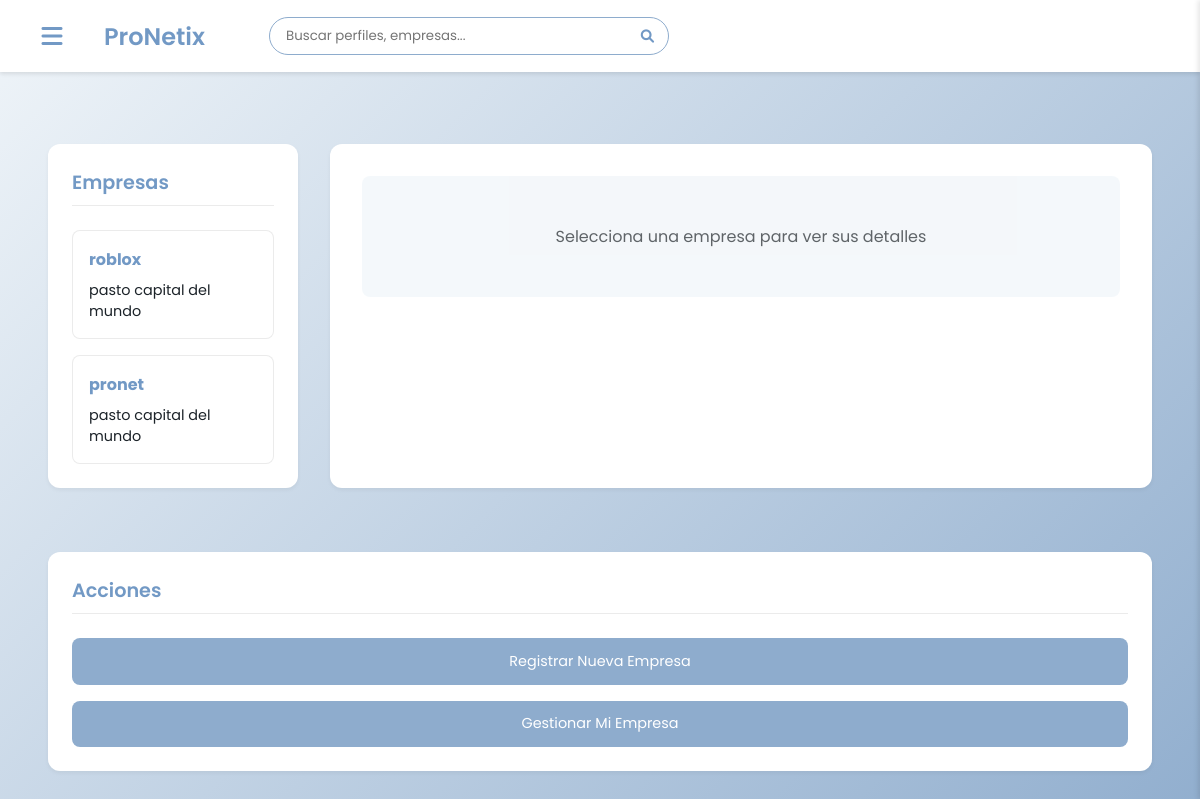
Screenshot of /empresas/ (signed in) with the database file from the repository.
### ProNetix_app/models.py (models this page shows, shortened)
class Empresa(models.Model):
    usuario = models.ForeignKey(User, on_delete=models.CASCADE, related_name='empresas')
    nombre_empresa = models.CharField(max_length=200, verbose_name='Nombre de la empresa')
    descripcion = models.TextField(verbose_name='Descripción')
    sitio_web = models.URLField(blank=True, verbose_name='Sitio web')
    ubicacion = models.CharField(max_length=100, verbose_name='Ubicación')
    fecha_creacion = models.DateTimeField(auto_now_add=True)
    class Meta:
        verbose_name = 'Empresa'
        verbose_name_plural = 'Empresas'

### ProNetix_app/views.py (the view)
# urls.py: path('empresas/', views.ver_empresas, name='empresas'),
def ver_empresas(request):
    busqueda = request.GET.get('busqueda', '')
    empresas = Empresa.objects.all()
    if busqueda:
        empresas = empresas.filter(
            Q(nombre_empresa__icontains=busqueda) |
            Q(descripcion__icontains=busqueda) |
            Q(ubicacion__icontains=busqueda)
        )
    empresas_usuario = 0
    if request.user.is_authenticated:
        empresas_usuario = Empresa.objects.filter(usuario=request.user).count()
    puede_crear = request.user.is_authenticated and empresas_usuario < 3
    return render(request, 'empresa/empresas.html', {
        'empresas': empresas,
        'busqueda': busqueda,
        'puede_crear': puede_crear,
        'empresas_restantes': 3 - empresas_usuario if request.user.is_authenticated else 0
    })

### ProNetix_app/templates/empresa/empresas.html (shortened to what this page needs)
{% extends 'pronetix/base.html' %}
{% block content %}
{% load static %}
<link rel="stylesheet" type="text/css" href="{% static 'ProNetix_app/css/empresa.css' %}">
<div class="empresas-layout">
    <aside class="sidebar-section">
        <h2>Empresas</h2>
        <div class="empresas-list">
            {% if empresas %}
            {% for empresa in empresas %}
            <div class="empresa-preview {% if empresa.id == empresa_actual.id %}active{% endif %}"
            data-empresa-id="{{ empresa.id }}">
                <h3>{{ empresa.nombre_empresa }}</h3>
                {% if empresa.ubicacion %}
                <p>{{ empresa.ubicacion }}</p>
                {% endif %}
            </div>
        {% endfor %}
            {% else %}
                <p>No hay empresas disponibles</p>
            {% endif %}
        </div>
    </aside>
    <main class="empresas-content" id="detalles-empresa">
        {% if empresa_actual %}
        <div class="empresa-detail">
            <h2>{{ empresa_actual.nombre_empresa }}</h2>
            <div class="empresa-info-section">
                <h3>Información General</h3>
                {% if empresa_actual.descripcion %}
                <p>{{ empresa_actual.descripcion }}</p>
                {% endif %}
            </div>
            <div class="empresa-info-section">
                <h3>Ubicación</h3>
                <p>{{ empresa_actual.ubicacion }}</p>
            </div>
            {% if empresa_actual.sitio_web %}
            <div class="empresa-info-section">
                <h3>Sitio Web</h3>
                <a href="{{ empresa_actual.sitio_web }}" target="_blank" class="mi-empresa-button">
                    Visitar sitio web
                </a>
            </div>
            {% endif %}
        </div>
        {% else %}
        <div class="no-empresa-selected">
            <p>Selecciona una empresa para ver sus detalles</p>
        </div>
        {% endif %}
    </main>
    <aside class="acciones-section">
        <h2>Acciones</h2>
        <div class="acciones-list">
            {% if user.is_authenticated %}
                {% if puede_crear %}
                <a href="{% url 'crear_empresa' %}" class="mi-empresa-button">
                    Registrar Nueva Empresa
                </a>
                {% endif %}
                {% if user.empresas.exists %}
                <a href="{% url 'mi_empresa' %}" class="mi-empresa-button">
                    Gestionar Mi Empresa
                </a>
                {% endif %}
            {% endif %}
        </div>
    </aside>
</div>
{% endblock %}

### ProNetix_app/static/ProNetix_app/css/style.css (style rules this page uses)
:root { --color-background: #f3f6f8; --color-container: #8EACCD; --second-text: #7299C5; --color-button: #76ABAE; --color-text: #1c2329; --sidebar-width: 250px; }
* { margin: 0; padding: 0; box-sizing: border-box; }
body { margin: 0; padding: 0; font-family: "Poppins", sans-serif; background: linear-gradient(135deg, var(--color-background) 0%, var(--color-container) 100%); color: var(--color-text); min-height: 100vh; position: relative; overflow-x: hidden; }

### ProNetix_app/static/ProNetix_app/css/empresa.css (style rules this page uses)
:root { --color-background: #F0F5F9; --color-container: #8EACCD; --second-text: #7299C5; --color-button: #76ABAE; --color-text: #1c2329; --sidebar-width: 280px; }
.empresas-layout { display: grid; grid-template-columns: var(--sidebar-width) 1fr 250px; gap: 2rem; max-width: 1400px; margin: 2rem auto; padding: 0 1rem; }
.sidebar-section { background-color: white; border-radius: 12px; padding: 1.5rem; box-shadow: 0 2px 4px rgba(0, 0, 0, 0.05); height: fit-content; }
.sidebar-section h2 { color: var(--second-text); font-size: 1.2rem; font-weight: 600; margin-bottom: 1.5rem; padding-bottom: 0.5rem; border-bottom: 1px solid rgba(0, 0, 0, 0.08); }
.empresas-list { display: flex; flex-direction: column; gap: 1rem; }
.empresa-preview { background-color: white; border-radius: 8px; padding: 1rem; cursor: pointer; transition: all 0.3s ease; border: 1px solid rgba(0, 0, 0, 0.08); position: relative; }
.empresa-preview h3 { color: var(--second-text); font-size: 1rem; margin-bottom: 0.5rem; }
.empresa-preview p { color: var(--color-text); font-size: 0.9rem; }
.empresas-content { background-color: white; border-radius: 12px; padding: 2rem; box-shadow: 0 2px 4px rgba(0, 0, 0, 0.05); }
.no-empresa-selected { text-align: center; color: var(--color-text); padding: 3rem; background-color: var(--color-background); border-radius: 8px; opacity: 0.7; }
.acciones-section { background-color: white; border-radius: 12px; padding: 1.5rem; box-shadow: 0 2px 4px rgba(0, 0, 0, 0.05); height: fit-content; }
.acciones-section h2 { color: var(--second-text); font-size: 1.2rem; font-weight: 600; margin-bottom: 1.5rem; padding-bottom: 0.5rem; border-bottom: 1px solid rgba(0, 0, 0, 0.08); }
.acciones-list { display: flex; flex-direction: column; gap: 1rem; }
.mi-empresa-button { background-color: var(--color-container); color: white; padding: 0.8rem 1.2rem; border-radius: 8px; text-decoration: none; transition: all 0.3s ease; text-align: center; font-size: 0.9rem; }
@media (max-width: 1200px) { .empresas-layout { grid-template-columns: 250px 1fr; } }
@media (max-width: 1200px) { .acciones-section { grid-column: 1 / -1; margin-top: 2rem; } }

### rows the page displays
Empresa: nombre_empresa "roblox", ubicacion "pasto capital del mundo"
Empresa: nombre_empresa "pronet", ubicacion "pasto capital del mundo"
